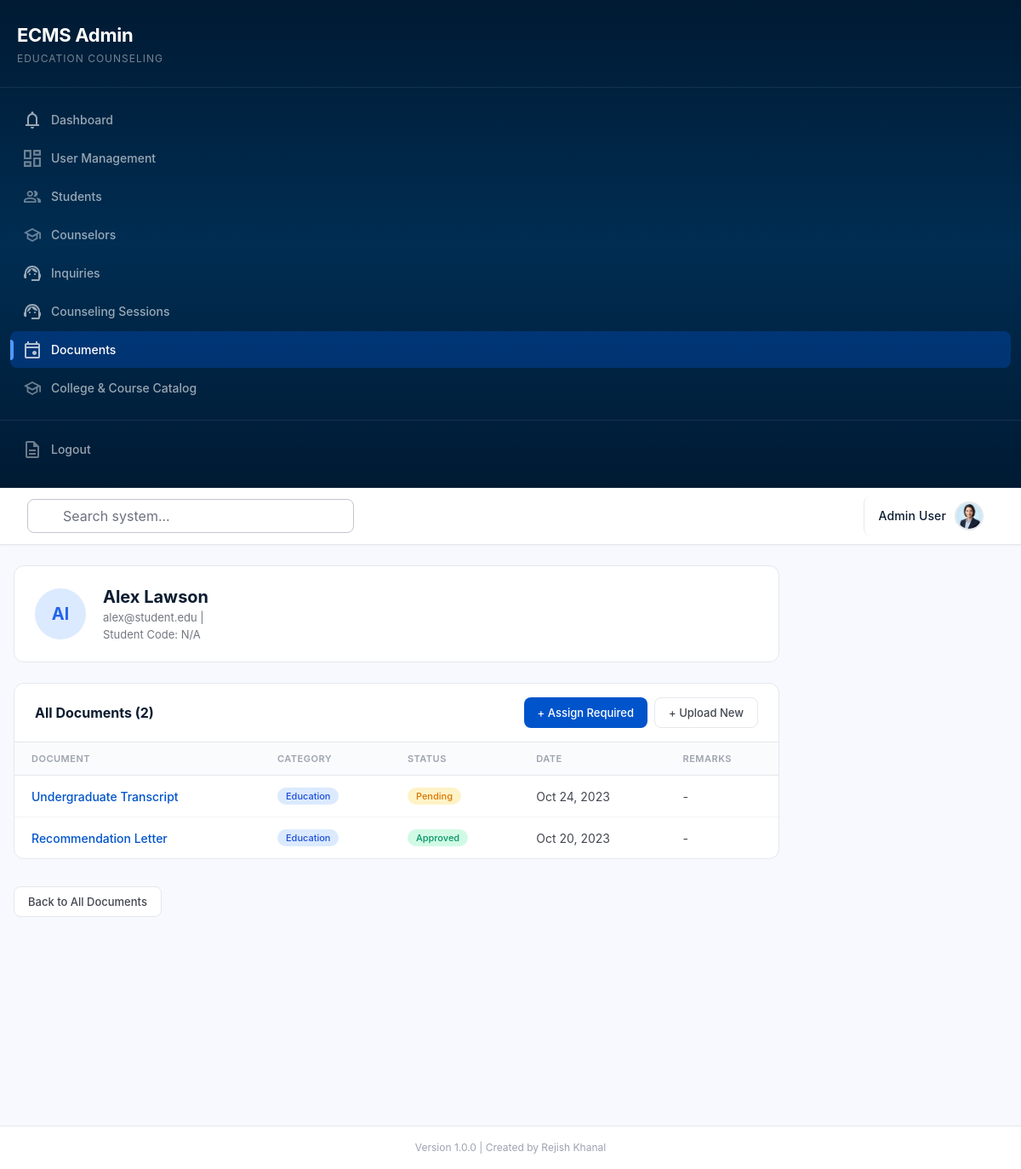
The page /admin/documents/student/1 (signed in) on the database its author committed.
### tables this page shows
CREATE TABLE IF NOT EXISTS students (
    id INT AUTO_INCREMENT PRIMARY KEY,
    student_id VARCHAR(50) UNIQUE,
    name VARCHAR(255) NOT NULL,
    email VARCHAR(255) UNIQUE NOT NULL,
    education_level VARCHAR(50),
    counselor_id INT,
    status ENUM('active', 'inactive') DEFAULT 'active',
    created_at TIMESTAMP DEFAULT CURRENT_TIMESTAMP,
    FOREIGN KEY (counselor_id) REFERENCES counselors(id) ON DELETE SET NULL
);

CREATE TABLE IF NOT EXISTS documents (
    id INT AUTO_INCREMENT PRIMARY KEY,
    student_id INT,
    name VARCHAR(255) NOT NULL,
    size VARCHAR(20),
    type VARCHAR(20),
    category ENUM('education', 'visa') DEFAULT 'education',
    assigned_by INT,
    assigned_at TIMESTAMP NULL,
    submitted_at TIMESTAMP NULL,
    status ENUM('assigned', 'pending', 'approved', 'rejected', 'resubmit') DEFAULT 'pending',
    reviewed_by INT,
    reviewed_at TIMESTAMP NULL,
    remarks TEXT,
    file_path VARCHAR(500),
    uploaded_by INT,
    created_at TIMESTAMP DEFAULT CURRENT_TIMESTAMP,
    FOREIGN KEY (student_id) REFERENCES students(id) ON DELETE SET NULL,
    FOREIGN KEY (uploaded_by) REFERENCES users(id) ON DELETE SET NULL,
    FOREIGN KEY (reviewed_by) REFERENCES users(id) ON DELETE SET NULL,
    FOREIGN KEY (assigned_by) REFERENCES users(id) ON DELETE SET NULL
);

### backend/views/admin/documents/student-docs.php (the view, shortened to what the rows shown need)
<div class="student-docs-page">
    <section class="student-info">
        <div class="student-avatar"><?php echo e(substr($student['name'], 0, 2)); ?></div>
        <div class="student-details">
            <h2><?php echo e($student['name']); ?></h2>
            <p><?php echo e($student['email'] ?? ''); ?> | <?php echo e($student['phone'] ?? ''); ?></p>
            <p>Student Code: <?php echo e($student['student_code'] ?? 'N/A'); ?></p>
        </div>
    </section>
    <section class="doc-section">
        <?php if (!empty($documents)): ?>
            <table class="doc-table">
                <thead><tr><th>Document</th><th>Category</th><th>Status</th><th>Date</th><th>Remarks</th></tr></thead>
                <tbody>
                    <?php foreach ($documents as $doc): ?>
                        <tr>
                            <td><a href="<?php echo url('/admin/documents/' . $doc['id']); ?>" style="color:#0054cb;text-decoration:none;font-weight:500;"><?php echo e($doc['name']); ?></a></td>
                            <td><span class="doc-badge doc-badge--<?php echo e($doc['category']); ?>"><?php echo e(ucfirst($doc['category'])); ?></span></td>
                            <td><span class="doc-badge doc-badge--<?php echo e($doc['status']); ?>"><?php echo e(ucfirst($doc['status'])); ?></span></td>
                            <td><?php echo e(date('M d, Y', strtotime($doc['created_at']))); ?></td>
                            <td><?php echo e($doc['remarks'] ?? '-'); ?></td>
                        </tr>
                    <?php endforeach; ?>
                </tbody>
            </table>
        <?php else: ?>
            <div class="doc-empty">No documents uploaded yet.</div>
        <?php endif; ?>
    </section>
</div>
<?php $content = ob_get_clean(); include __DIR__ . '/../../layouts/admin-layout.php';

### rows shown on the page
students: name "Al", name "Alex Lawson", email "alex@student.edu"
documents: name "Undergraduate Transcript", category "Education", status "Pending", created_at "Oct 24, 2023", remarks "-"
documents: name "Recommendation Letter", category "Education", status "Approved", created_at "Oct 20, 2023", remarks "-"

### other values the page prints
$item['label'] "Dashboard"
$item['label'] "User Management"
$item['label'] "Students"
$item['label'] "Counselors"
$item['label'] "Inquiries"
$item['label'] "Counseling Sessions"
$item['label'] "Documents"
$item['label'] "College & Course Catalog"
$_SESSION['user']['name'] "Admin User"
$student['student_code'] "N/A"
count($documents) "2"
